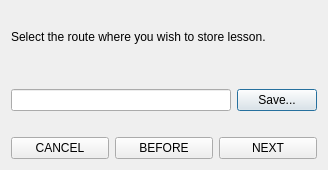
<ui version="4.0" >
 <class>Dialog</class>
 <widget class="QDialog" name="Dialog" >
  <property name="geometry" >
   <rect>
    <x>0</x>
    <y>0</y>
    <width>328</width>
    <height>170</height>
   </rect>
  </property>
  <property name="windowTitle" >
   <string>Dialog</string>
  </property>
  <layout class="QHBoxLayout" >
   <item>
    <layout class="QVBoxLayout" >
     <item>
      <widget class="QLabel" name="label" >
       <property name="text" >
        <string>Select the route where you wish to store lesson. </string>
       </property>
      </widget>
     </item>
     <item>
      <spacer>
       <property name="orientation" >
        <enum>Qt::Horizontal</enum>
       </property>
       <property name="sizeHint" >
        <size>
         <width>40</width>
         <height>20</height>
        </size>
       </property>
      </spacer>
     </item>
     <item>
      <layout class="QHBoxLayout" >
       <item>
        <widget class="QLineEdit" name="lineEdit" />
       </item>
       <item>
        <widget class="QPushButton" name="pushButton" >
         <property name="text" >
          <string>Save...</string>
         </property>
         <property name="icon" >
          <iconset resource="../../../resource/default.qrc" >:/icons/default/icons/disk.png</iconset>
         </property>
        </widget>
       </item>
      </layout>
     </item>
     <item>
      <spacer>
       <property name="orientation" >
        <enum>Qt::Horizontal</enum>
       </property>
       <property name="sizeHint" >
        <size>
         <width>40</width>
         <height>20</height>
        </size>
       </property>
      </spacer>
     </item>
     <item>
      <layout class="QHBoxLayout" >
       <item>
        <widget class="QPushButton" name="pushButton_2" >
         <property name="text" >
          <string>CANCEL</string>
         </property>
         <property name="icon" >
          <iconset resource="../../../resource/default.qrc" >:/icons/default/icons/cancel.png</iconset>
         </property>
        </widget>
       </item>
       <item>
        <widget class="QPushButton" name="pushButton_3" >
         <property name="text" >
          <string>BEFORE</string>
         </property>
         <property name="icon" >
          <iconset resource="../../../resource/default.qrc" >:/icons/default/icons/book_previous.png</iconset>
         </property>
        </widget>
       </item>
       <item>
        <widget class="QPushButton" name="pushButton_4" >
         <property name="text" >
          <string>NEXT</string>
         </property>
         <property name="icon" >
          <iconset resource="../../../resource/default.qrc" >:/icons/default/icons/book_next.png</iconset>
         </property>
        </widget>
       </item>
      </layout>
     </item>
    </layout>
   </item>
  </layout>
 </widget>
 <resources>
  <include location="../../../resource/default.qrc" />
 </resources>
 <connections/>
</ui>
